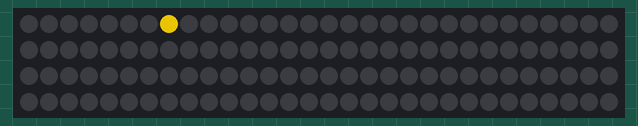
This sketch was run on a simulated Arduino Uno, built with avr-gcc and run on an emulated ATmega328P. Parts: 120 RGB LEDs in strip order, left to right, continuing on the next row. Dim RGB values are drawn brighter than linear; random numbers use the default seed unless the sketch sets one.

Above: at 0.01 s.
At 5.19 s:
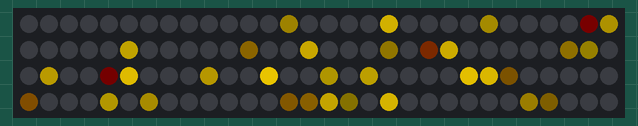
At 10.37 s:
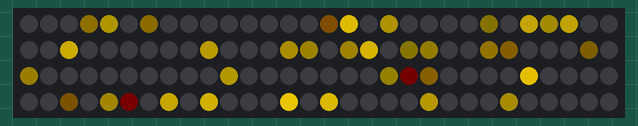
At 20.85 s:
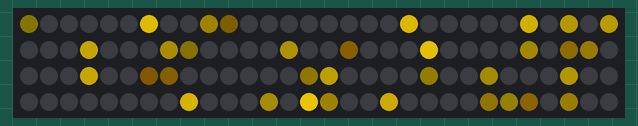
At 30.33 s:
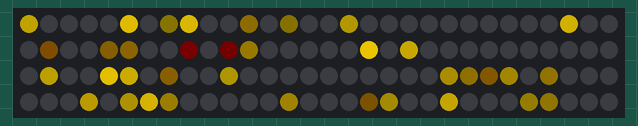
At 39.92 s:
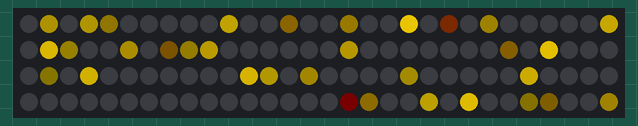

The sketch:

sparklewine.ino.ino
```cpp
#include <FastLED.h>

#define NUM_LEDS 120
#define DATA_PIN 6
#define COLOR_ORDER GRB
#define CHIPSET WS2812B
#define BRIGHTNESS 200

CRGB leds[NUM_LEDS];

void setup() {
  FastLED.addLeds<CHIPSET, DATA_PIN, COLOR_ORDER>(leds, NUM_LEDS);
  FastLED.setBrightness(BRIGHTNESS);
}

void loop() {
  sparkleWineEffect();
  FastLED.show();
  delay(50);
}

void sparkleWineEffect() {
  // Randomly choose an LED to sparkle
  int pos = random(NUM_LEDS);
  leds[pos] = CRGB::Gold;

  // Fade all LEDs to create a sparkling effect
  for (int i = 0; i < NUM_LEDS; i++) {
    leds[i].fadeToBlackBy(20);
  }
}
```
